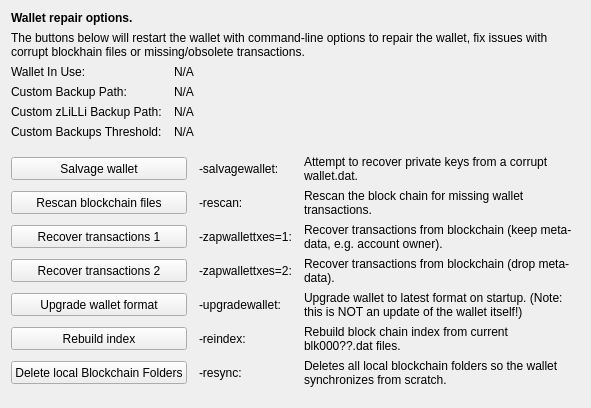
     <widget class="QWidget" name="tab_repair">
      <attribute name="title">
       <string>&amp;Wallet Repair</string>
      </attribute>
      <layout class="QGridLayout" name="gridLayout_4" columnstretch="0,0,0,0">
       <property name="horizontalSpacing">
        <number>12</number>
       </property>
       <item row="0" column="0" colspan="4">
        <widget class="QLabel" name="label_repair_header">
         <property name="font">
          <font>
           <weight>75</weight>
           <bold>true</bold>
          </font>
         </property>
         <property name="text">
          <string>Wallet repair options.</string>
         </property>
        </widget>
       </item>
       <item row="1" column="0" colspan="4">
        <widget class="QLabel" name="label_repair_helptext">
         <property name="font">
          <font>
           <weight>50</weight>
           <bold>false</bold>
          </font>
         </property>
         <property name="text">
          <string>The buttons below will restart the wallet with command-line options to repair the wallet, fix issues with corrupt blockhain files or missing/obsolete transactions.</string>
         </property>
         <property name="wordWrap">
          <bool>true</bool>
         </property>
        </widget>
       </item>
       <item row="2" column="0">
        <widget class="QLabel" name="wallet_path_label">
         <property name="text">
          <string>Wallet In Use:</string>
         </property>
        </widget>
       </item>
       <item row="2" column="1" colspan="3">
        <widget class="QLabel" name="wallet_path">
         <property name="cursor">
          <cursorShape>IBeamCursor</cursorShape>
         </property>
         <property name="text">
          <string>N/A</string>
         </property>
         <property name="textFormat">
          <enum>Qt::PlainText</enum>
         </property>
         <property name="textInteractionFlags">
          <set>Qt::LinksAccessibleByMouse|Qt::TextSelectableByKeyboard|Qt::TextSelectableByMouse</set>
         </property>
        </widget>
       </item>
       <item row="3" column="0">
        <widget class="QLabel" name="wallet_custombackuppath_label">
         <property name="visible">
          <bool>false</bool>
         </property>
         <property name="text">
          <string>Custom Backup Path:</string>
         </property>
        </widget>
       </item>
       <item row="3" column="1" colspan="3">
        <widget class="QLabel" name="wallet_custombackuppath">
         <property name="cursor">
          <cursorShape>IBeamCursor</cursorShape>
         </property>
         <property name="visible">
          <bool>false</bool>
         </property>
         <property name="text">
          <string>N/A</string>
         </property>
         <property name="textFormat">
          <enum>Qt::PlainText</enum>
         </property>
         <property name="textInteractionFlags">
          <set>Qt::LinksAccessibleByMouse|Qt::TextSelectableByKeyboard|Qt::TextSelectableByMouse</set>
         </property>
        </widget>
       </item>
       <item row="4" column="0">
        <widget class="QLabel" name="wallet_customzLiLLibackuppath_label">
         <property name="visible">
          <bool>false</bool>
         </property>
         <property name="text">
          <string>Custom zLiLLi Backup Path:</string>
         </property>
        </widget>
       </item>
       <item row="4" column="1" colspan="3">
        <widget class="QLabel" name="wallet_customzLiLLibackuppath">
         <property name="cursor">
          <cursorShape>IBeamCursor</cursorShape>
         </property>
         <property name="visible">
          <bool>false</bool>
         </property>
         <property name="text">
          <string>N/A</string>
         </property>
         <property name="textFormat">
          <enum>Qt::PlainText</enum>
         </property>
         <property name="textInteractionFlags">
          <set>Qt::LinksAccessibleByMouse|Qt::TextSelectableByKeyboard|Qt::TextSelectableByMouse</set>
         </property>
        </widget>
       </item>
       <item row="5" column="0">
        <widget class="QLabel" name="wallet_custombackupthreshold_label">
         <property name="visible">
          <bool>false</bool>
         </property>
         <property name="text">
          <string>Custom Backups Threshold:</string>
         </property>
        </widget>
       </item>
       <item row="5" column="1" colspan="3">
        <widget class="QLabel" name="wallet_custombackupthreshold">
         <property name="cursor">
          <cursorShape>IBeamCursor</cursorShape>
         </property>
         <property name="visible">
          <bool>false</bool>
         </property>
         <property name="text">
          <string>N/A</string>
         </property>
         <property name="textFormat">
          <enum>Qt::PlainText</enum>
         </property>
         <property name="textInteractionFlags">
          <set>Qt::LinksAccessibleByMouse|Qt::TextSelectableByKeyboard|Qt::TextSelectableByMouse</set>
         </property>
        </widget>
       </item>
       <item row="6" column="0">
        <spacer name="verticalSpacer_repair1">
         <property name="orientation">
          <enum>Qt::Vertical</enum>
         </property>
         <property name="sizeHint" stdset="0">
          <size>
           <width>10</width>
           <height>10</height>
          </size>
         </property>
        </spacer>
       </item>
       <item row="7" column="0" colspan="2">
        <widget class="QPushButton" name="btn_salvagewallet">
         <property name="minimumSize">
          <size>
           <width>100</width>
           <height>23</height>
          </size>
         </property>
         <property name="text">
          <string>Salvage wallet</string>
         </property>
        </widget>
       </item>
       <item row="7" column="2">
        <widget class="QLabel" name="label_repair_salvage_command">
         <property name="text">
          <string notr="true">-salvagewallet:</string>
         </property>
        </widget>
       </item>
       <item row="7" column="3">
        <widget class="QLabel" name="label_repair_salvage">
         <property name="text">
          <string>Attempt to recover private keys from a corrupt wallet.dat.</string>
         </property>
         <property name="wordWrap">
          <bool>true</bool>
         </property>
        </widget>
       </item>
       <item row="8" column="0" colspan="2">
        <widget class="QPushButton" name="btn_rescan">
         <property name="minimumSize">
          <size>
           <width>100</width>
           <height>23</height>
          </size>
         </property>
         <property name="text">
          <string>Rescan blockchain files</string>
         </property>
        </widget>
       </item>
       <item row="8" column="2">
        <widget class="QLabel" name="label_repair_rescan_command">
         <property name="text">
          <string notr="true">-rescan:</string>
         </property>
        </widget>
       </item>
       <item row="8" column="3">
        <widget class="QLabel" name="label_repair_rescan">
         <property name="text">
          <string>Rescan the block chain for missing wallet transactions.</string>
         </property>
         <property name="wordWrap">
          <bool>true</bool>
         </property>
        </widget>
       </item>
       <item row="9" column="0" colspan="2">
        <widget class="QPushButton" name="btn_zapwallettxes1">
         <property name="minimumSize">
          <size>
           <width>100</width>
           <height>23</height>
          </size>
         </property>
         <property name="text">
          <string>Recover transactions 1</string>
         </property>
        </widget>
       </item>
       <item row="9" column="2">
        <widget class="QLabel" name="label_repair_zap1_command">
         <property name="text">
          <string notr="true">-zapwallettxes=1:</string>
         </property>
        </widget>
       </item>
       <item row="9" column="3">
        <widget class="QLabel" name="label_repair_zap1">
         <property name="text">
          <string>Recover transactions from blockchain (keep meta-data, e.g. account owner).</string>
         </property>
         <property name="wordWrap">
          <bool>true</bool>
         </property>
        </widget>
       </item>
       <item row="10" column="0" colspan="2">
        <widget class="QPushButton" name="btn_zapwallettxes2">
         <property name="minimumSize">
          <size>
           <width>100</width>
           <height>23</height>
          </size>
         </property>
         <property name="text">
          <string>Recover transactions 2</string>
         </property>
        </widget>
       </item>
       <item row="10" column="2">
        <widget class="QLabel" name="label_repair_zap2_command">
         <property name="text">
          <string notr="true">-zapwallettxes=2:</string>
         </property>
        </widget>
       </item>
       <item row="10" column="3">
        <widget class="QLabel" name="label_repair_zap2">
         <property name="text">
          <string>Recover transactions from blockchain (drop meta-data).</string>
         </property>
         <property name="wordWrap">
          <bool>true</bool>
         </property>
        </widget>
       </item>
       <item row="11" column="0" colspan="2">
        <widget class="QPushButton" name="btn_upgradewallet">
         <property name="minimumSize">
          <size>
           <width>100</width>
           <height>23</height>
          </size>
         </property>
         <property name="text">
          <string>Upgrade wallet format</string>
         </property>
        </widget>
       </item>
       <item row="11" column="2">
        <widget class="QLabel" name="label_repair_upgrade_command">
         <property name="text">
          <string notr="true">-upgradewallet:</string>
         </property>
        </widget>
       </item>
       <item row="11" column="3">
        <widget class="QLabel" name="label_repair_upgrade">
         <property name="text">
          <string>Upgrade wallet to latest format on startup. (Note: this is NOT an update of the wallet itself!)</string>
         </property>
         <property name="wordWrap">
          <bool>true</bool>
         </property>
        </widget>
       </item>
       <item row="12" column="0" colspan="2">
        <widget class="QPushButton" name="btn_reindex">
         <property name="minimumSize">
          <size>
           <width>100</width>
           <height>23</height>
          </size>
         </property>
         <property name="text">
          <string>Rebuild index</string>
         </property>
        </widget>
       </item>
       <item row="12" column="2">
        <widget class="QLabel" name="label_repair_reindex_command">
         <property name="text">
          <string notr="true">-reindex:</string>
         </property>
        </widget>
       </item>
       <item row="12" column="3">
        <widget class="QLabel" name="label_repair_reindex">
         <property name="text">
          <string>Rebuild block chain index from current blk000??.dat files.</string>
         </property>
         <property name="wordWrap">
          <bool>true</bool>
         </property>
        </widget>
       </item>
       <item row="13" column="0" colspan="2">
        <widget class="QPushButton" name="btn_resync">
         <property name="minimumSize">
          <size>
           <width>100</width>
           <height>23</height>
          </size>
         </property>
         <property name="text">
          <string>Delete local Blockchain Folders</string>
         </property>
        </widget>
       </item>
       <item row="13" column="2">
        <widget class="QLabel" name="label_repair_resync_command">
         <property name="text">
          <string>-resync:</string>
         </property>
        </widget>
       </item>
       <item row="13" column="3">
        <widget class="QLabel" name="label_repair_resync">
         <property name="text">
          <string>Deletes all local blockchain folders so the wallet synchronizes from scratch.</string>
         </property>
         <property name="wordWrap">
          <bool>true</bool>
         </property>
        </widget>
       </item>
       <item row="14" column="0">
        <spacer name="verticalSpacer_repair2">
         <property name="orientation">
          <enum>Qt::Vertical</enum>
         </property>
         <property name="sizeHint" stdset="0">
          <size>
           <width>20</width>
           <height>10</height>
          </size>
         </property>
        </spacer>
       </item>
      </layout>
     </widget>
